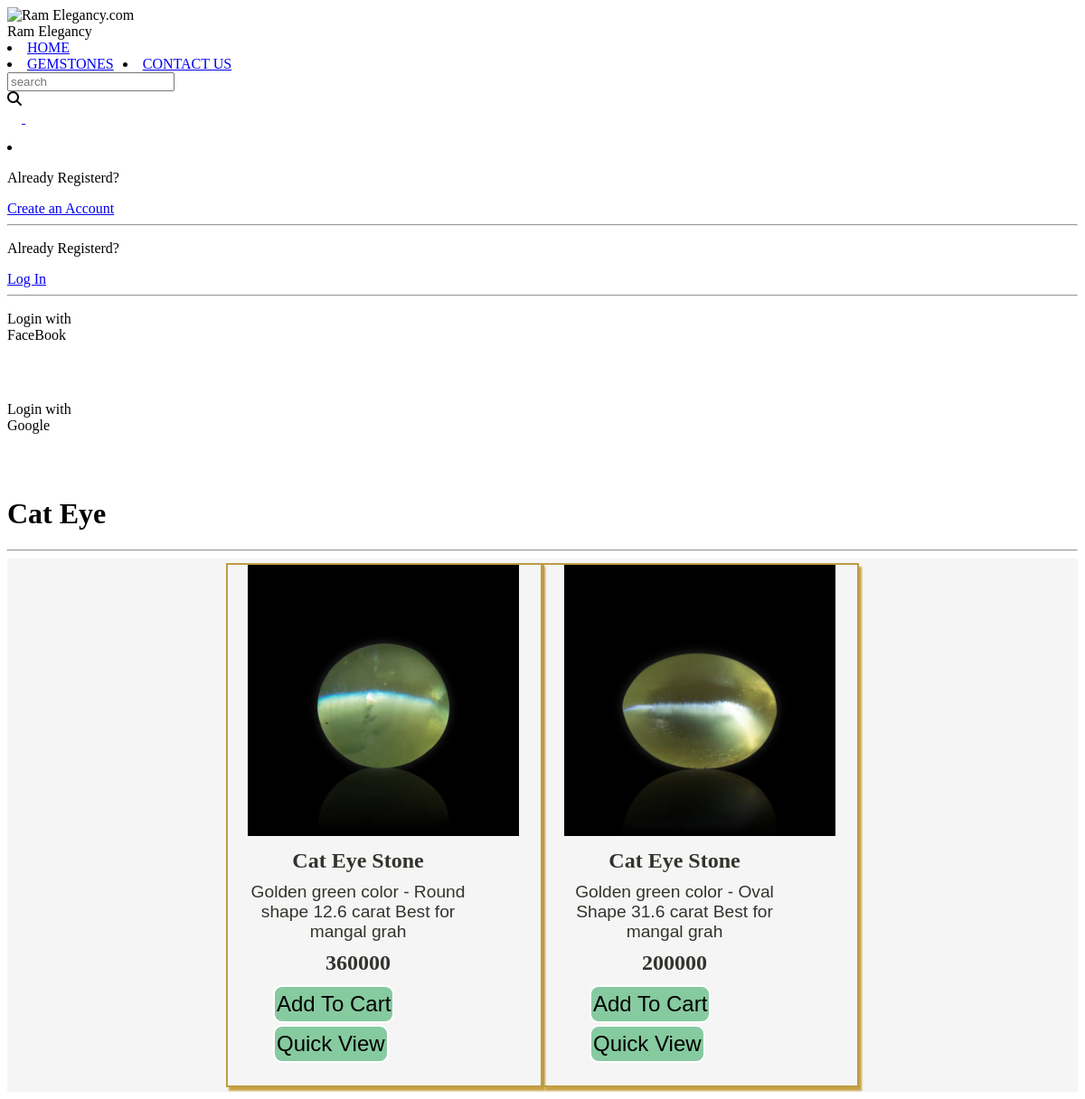
/ram_app/cateye/, run on the app's committed database.
### ram_app/models.py (models this page shows, shortened)
class P_cateye(models.Model):
    cte_id=models.AutoField
    ce_name=models.CharField(max_length=30)
    image=models.ImageField(upload_to="cte_images",default="")
    d_color=models.CharField(max_length=30)
    d_clearity=models.CharField(max_length=20)
    d_shape=models.CharField(max_length=20)
    d_carat=models.CharField(max_length=20)
    price=models.IntegerField(default=0)
    d_desc=models.CharField(max_length=30)
    pub_date=models.DateField()

### ram_app/views.py (the view)
# urls.py: path('cateye/',views.cateye, name="cateye"),
def cateye(request):
    cateye_list=P_cateye.objects.all()
    n= len(cateye_list)
    nSlides= n//4 + ceil((n/4) + (n//4))
    params={'no_of_slides':nSlides, 'range':range(1,nSlides), 'cateye_list':cateye_list}
    return render(request,'ram_app/cateye.html',params)

### ram_app/templates/ram_app/cateye.html (shortened to what this page needs)
{% extends 'ram_app/basic.html' %}
{% load static %}
{% block css %}
<link rel="stylesheet" href="{% static 'r_assets/rcss/style.css' %}">{% endblock %}
{% block body %}
<h1>Cat Eye</h1>
<hr>
<div class="container">
    <div class="row">
       {% for i in cateye_list %}
        <div class="col" style=" margin: 5px 0px; ">
            <div class="card" style="width: 18rem;">
                <img src="/media/{{i.image}}" alt="...">
                <div class="card-body">
                    <h5 class="card-title">{{i.ce_name}}</h5>
                    <p class="card-text">{{i.d_color}} {{i.d_clearity}} {{i.d_shape}} {{i.d_carat}} carat {{i.d_desc}}</p>
                    <h5>{{i.price}}</h5>
                    <span id="divpr{{i.id}}" class="divpr">
                        <button id="pr{{i.id}}" class="btn btn-success cart">Add To Cart</button></span>
                    <a href="/ram_app/products/{{i.id}}"> <button id="qv{{i.id}}" class="btn btn-success cart">Quick View</button></a>
                </div>
            </div>
        </div>
        {% endfor %}
    </div>
</div>
{% endblock %}

### ram_app/static/r_assets/rcss/style.css (style rules this page uses)
* { box-sizing: border-box; }
.row:after { content: ""; display: table; clear: both; }
.container { background-color: whitesmoke; }
.container .row { display: flex; flex-wrap: wrap; align-items: center; justify-content: center; }
.container .row .col { height: 120px; width: 115px; border: 0px solid rgb(197, 195, 189); margin: 10px 20px; box-shadow: 3px 4px 2px rgb(197, 195, 189); }
.container .row .col .card { justify-content: center; align-items: center; height: 250px; width: 200px; }
.container .row .col .card img { margin-left: 22px; justify-content: center; align-items: center; height: 70px; width: 70px; }
.container .row .col .card h5 { font-family: 'Playfair Display', serif; color: rgb(51, 51, 45); justify-content: center; text-align: center; font-size: 1.5rem; margin: 2px 7px; }
.container .row .col .card p { font-family: Arial, Helvetica, sans-serif; color: rgb(51, 51, 45); text-align: center; font-size: 1.2rem; margin: 2px 30px; }
.container .row .col .card .card-body button { margin-left: 50px; background-color: rgb(49, 172, 33); text-decoration: none; border-radius: 10px; }
h5 { font-family: 'Playfair Display', serif; color: rgb(51, 51, 45); justify-content: center; text-align: center; font-size: 1.2rem; margin: 10px 15px; }
.btn { margin: 1px; justify-content: center; align-items: center; padding: 5px 2px; border: 2px solid white; border-radius: 4px; background-color: white; color: black; font-family: 'Rubik', sans-serif; font-size: 1.5rem; transition: all 0.2s ease-out 0s; }

### ram_app/templates/ram_app/cateye.html (style rules this page uses)
.container { background-color: whitesmoke; }
.container .row { display: flex; align-items: center; justify-content: center; }
.container .row .col { height: 580px; width: 350px; border: 2px solid rgb(190, 156, 68); margin: 10px 20px; box-shadow: 3px 4px 2px rgb(199, 162, 69); }
.container .row .col .card { justify-content: center; align-items: center; height: 350px; width: 300px; }
.container .row .col .card img { margin-left: 22px; justify-content: center; align-items: center; height: 300px; width: 300px; }
.container .row .col .card h5 { font-family: 'Playfair Display', serif; color: rgb(51, 51, 45); text-align: center; font-size: 1.5rem; margin:10px; }
.container .row .col .card p { font-family: Arial, Helvetica, sans-serif; color: rgb(51, 51, 45); text-align: center; font-size: 1.2rem; margin:10px; }
.container .row .col .card .card-body button { margin-left:50px; background-color:rgb(134, 202, 160); text-decoration: none; border-radius:10px; }
.btn { margin:1px; justify-content: center; align-items: center; padding: 5px 2px; border: 2px solid white; border-radius: 4px; background-color: white; color: black; font-family: 'Rubik', sans-serif; font-size: 1.5rem; transition: all 0.2s ease-out 0s; }

### data on the page
P_cateye: image (picture), ce_name "Cat Eye Stone", d_color "Golden green color", d_clearity "-", d_shape "Round shape", d_carat "12.6", d_desc "Best for mangal grah", price "360000"
P_cateye: image (picture), ce_name "Cat Eye Stone", d_color "Golden green color", d_clearity "-", d_shape "Oval Shape", d_carat "31.6", d_desc "Best for mangal grah", price "200000"
